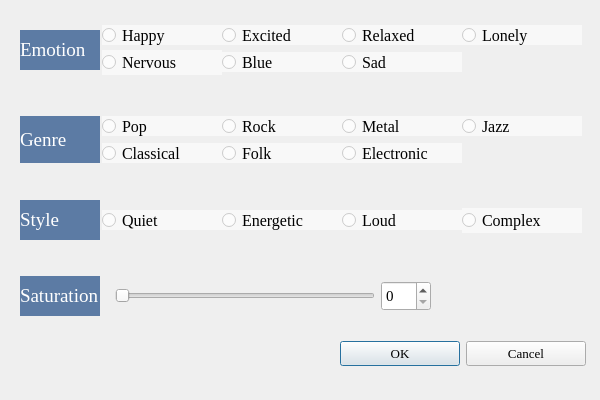
<?xml version="1.0" encoding="UTF-8"?>
<ui version="4.0">
 <class>advancedDialog</class>
 <widget class="QDialog" name="advancedDialog">
  <property name="geometry">
   <rect>
    <x>0</x>
    <y>0</y>
    <width>600</width>
    <height>400</height>
   </rect>
  </property>
  <property name="minimumSize">
   <size>
    <width>400</width>
    <height>300</height>
   </size>
  </property>
  <property name="baseSize">
   <size>
    <width>500</width>
    <height>500</height>
   </size>
  </property>
  <property name="font">
   <font>
    <family>Times New Roman</family>
    <pointsize>11</pointsize>
   </font>
  </property>
  <property name="windowTitle">
   <string>Dialog</string>
  </property>
  <property name="styleSheet">
   <string notr="true">#advancedDialog{border-image: url(:/music_mohu2.jpg);}</string>
  </property>
  <widget class="QWidget" name="gridLayoutWidget">
   <property name="geometry">
    <rect>
     <x>20</x>
     <y>20</y>
     <width>562</width>
     <height>61</height>
    </rect>
   </property>
   <layout class="QGridLayout" name="gridLayout">
    <property name="sizeConstraint">
     <enum>QLayout::SetDefaultConstraint</enum>
    </property>
    <property name="spacing">
     <number>0</number>
    </property>
    <item row="0" column="4">
     <widget class="QRadioButton" name="adlonelyButton">
      <property name="minimumSize">
       <size>
        <width>120</width>
        <height>20</height>
       </size>
      </property>
      <property name="maximumSize">
       <size>
        <width>120</width>
        <height>20</height>
       </size>
      </property>
      <property name="font">
       <font>
        <family>Times New Roman</family>
        <pointsize>12</pointsize>
       </font>
      </property>
      <property name="styleSheet">
       <string notr="true">background-color: rgba(255, 255, 255, 150);</string>
      </property>
      <property name="text">
       <string>Lonely</string>
      </property>
     </widget>
    </item>
    <item row="0" column="2">
     <widget class="QRadioButton" name="adexcitedButton">
      <property name="minimumSize">
       <size>
        <width>120</width>
        <height>20</height>
       </size>
      </property>
      <property name="maximumSize">
       <size>
        <width>120</width>
        <height>20</height>
       </size>
      </property>
      <property name="font">
       <font>
        <family>Times New Roman</family>
        <pointsize>12</pointsize>
       </font>
      </property>
      <property name="styleSheet">
       <string notr="true">background-color: rgba(255, 255, 255, 150);</string>
      </property>
      <property name="text">
       <string>Excited</string>
      </property>
     </widget>
    </item>
    <item row="0" column="1">
     <widget class="QRadioButton" name="adhappyButton">
      <property name="minimumSize">
       <size>
        <width>120</width>
        <height>20</height>
       </size>
      </property>
      <property name="maximumSize">
       <size>
        <width>120</width>
        <height>20</height>
       </size>
      </property>
      <property name="font">
       <font>
        <family>Times New Roman</family>
        <pointsize>12</pointsize>
        <weight>50</weight>
        <bold>false</bold>
       </font>
      </property>
      <property name="styleSheet">
       <string notr="true">background-color: rgba(255, 255, 255, 150);</string>
      </property>
      <property name="text">
       <string>Happy</string>
      </property>
     </widget>
    </item>
    <item row="0" column="0" rowspan="2" alignment="Qt::AlignLeft">
     <widget class="QLabel" name="label">
      <property name="minimumSize">
       <size>
        <width>80</width>
        <height>40</height>
       </size>
      </property>
      <property name="maximumSize">
       <size>
        <width>80</width>
        <height>40</height>
       </size>
      </property>
      <property name="font">
       <font>
        <family>Times New Roman</family>
        <pointsize>14</pointsize>
       </font>
      </property>
      <property name="styleSheet">
       <string notr="true">background-color: rgba(51, 91, 143, 200);
color: rgb(255, 255, 255);</string>
      </property>
      <property name="text">
       <string>Emotion</string>
      </property>
     </widget>
    </item>
    <item row="1" column="1">
     <widget class="QRadioButton" name="adnervousButton">
      <property name="minimumSize">
       <size>
        <width>120</width>
        <height>20</height>
       </size>
      </property>
      <property name="font">
       <font>
        <family>Times New Roman</family>
        <pointsize>12</pointsize>
       </font>
      </property>
      <property name="styleSheet">
       <string notr="true">background-color: rgba(255, 255, 255, 150);</string>
      </property>
      <property name="text">
       <string>Nervous</string>
      </property>
     </widget>
    </item>
    <item row="0" column="3">
     <widget class="QRadioButton" name="adrelaxedButton">
      <property name="minimumSize">
       <size>
        <width>120</width>
        <height>20</height>
       </size>
      </property>
      <property name="maximumSize">
       <size>
        <width>120</width>
        <height>20</height>
       </size>
      </property>
      <property name="font">
       <font>
        <family>Times New Roman</family>
        <pointsize>12</pointsize>
       </font>
      </property>
      <property name="styleSheet">
       <string notr="true">background-color: rgba(255, 255, 255, 150);</string>
      </property>
      <property name="text">
       <string>Relaxed</string>
      </property>
     </widget>
    </item>
    <item row="1" column="2">
     <widget class="QRadioButton" name="adblueButton">
      <property name="minimumSize">
       <size>
        <width>120</width>
        <height>20</height>
       </size>
      </property>
      <property name="maximumSize">
       <size>
        <width>120</width>
        <height>20</height>
       </size>
      </property>
      <property name="font">
       <font>
        <family>Times New Roman</family>
        <pointsize>12</pointsize>
       </font>
      </property>
      <property name="styleSheet">
       <string notr="true">background-color: rgba(255, 255, 255, 150);</string>
      </property>
      <property name="text">
       <string>Blue</string>
      </property>
     </widget>
    </item>
    <item row="1" column="3">
     <widget class="QRadioButton" name="adsadButton">
      <property name="minimumSize">
       <size>
        <width>120</width>
        <height>20</height>
       </size>
      </property>
      <property name="maximumSize">
       <size>
        <width>120</width>
        <height>20</height>
       </size>
      </property>
      <property name="font">
       <font>
        <family>Times New Roman</family>
        <pointsize>12</pointsize>
       </font>
      </property>
      <property name="styleSheet">
       <string notr="true">background-color: rgba(255, 255, 255, 150);</string>
      </property>
      <property name="text">
       <string>Sad</string>
      </property>
     </widget>
    </item>
   </layout>
  </widget>
  <widget class="QWidget" name="gridLayoutWidget_2">
   <property name="geometry">
    <rect>
     <x>20</x>
     <y>270</y>
     <width>561</width>
     <height>53</height>
    </rect>
   </property>
   <layout class="QGridLayout" name="gridLayout_2">
    <item row="0" column="2" rowspan="2">
     <widget class="QSpinBox" name="saturationspinBox">
      <property name="minimumSize">
       <size>
        <width>50</width>
        <height>30</height>
       </size>
      </property>
      <property name="maximumSize">
       <size>
        <width>50</width>
        <height>30</height>
       </size>
      </property>
     </widget>
    </item>
    <item row="0" column="1" rowspan="2">
     <widget class="QSlider" name="saturationSlider">
      <property name="minimumSize">
       <size>
        <width>260</width>
        <height>20</height>
       </size>
      </property>
      <property name="maximumSize">
       <size>
        <width>260</width>
        <height>20</height>
       </size>
      </property>
      <property name="orientation">
       <enum>Qt::Horizontal</enum>
      </property>
     </widget>
    </item>
    <item row="0" column="0" rowspan="2" alignment="Qt::AlignLeft">
     <widget class="QLabel" name="label_2">
      <property name="minimumSize">
       <size>
        <width>80</width>
        <height>40</height>
       </size>
      </property>
      <property name="maximumSize">
       <size>
        <width>80</width>
        <height>40</height>
       </size>
      </property>
      <property name="font">
       <font>
        <family>Times New Roman</family>
        <pointsize>14</pointsize>
       </font>
      </property>
      <property name="styleSheet">
       <string notr="true">background-color: rgba(51, 91, 143, 200);
color: rgb(255, 255, 255);</string>
      </property>
      <property name="text">
       <string>Saturation</string>
      </property>
     </widget>
    </item>
    <item row="0" column="3" rowspan="2">
     <spacer name="horizontalSpacer">
      <property name="orientation">
       <enum>Qt::Horizontal</enum>
      </property>
      <property name="sizeType">
       <enum>QSizePolicy::Fixed</enum>
      </property>
      <property name="sizeHint" stdset="0">
       <size>
        <width>150</width>
        <height>20</height>
       </size>
      </property>
     </spacer>
    </item>
   </layout>
  </widget>
  <widget class="QWidget" name="gridLayoutWidget_3">
   <property name="geometry">
    <rect>
     <x>20</x>
     <y>109</y>
     <width>562</width>
     <height>61</height>
    </rect>
   </property>
   <layout class="QGridLayout" name="gridLayout_3">
    <property name="spacing">
     <number>0</number>
    </property>
    <item row="1" column="3">
     <widget class="QRadioButton" name="electronicButton">
      <property name="minimumSize">
       <size>
        <width>120</width>
        <height>20</height>
       </size>
      </property>
      <property name="maximumSize">
       <size>
        <width>120</width>
        <height>20</height>
       </size>
      </property>
      <property name="font">
       <font>
        <family>Times New Roman</family>
        <pointsize>12</pointsize>
       </font>
      </property>
      <property name="styleSheet">
       <string notr="true">background-color: rgba(255, 255, 255, 150);</string>
      </property>
      <property name="text">
       <string>Electronic</string>
      </property>
     </widget>
    </item>
    <item row="1" column="2">
     <widget class="QRadioButton" name="folkButton">
      <property name="minimumSize">
       <size>
        <width>120</width>
        <height>20</height>
       </size>
      </property>
      <property name="maximumSize">
       <size>
        <width>120</width>
        <height>20</height>
       </size>
      </property>
      <property name="font">
       <font>
        <family>Times New Roman</family>
        <pointsize>12</pointsize>
       </font>
      </property>
      <property name="styleSheet">
       <string notr="true">background-color: rgba(255, 255, 255, 150);</string>
      </property>
      <property name="text">
       <string>Folk</string>
      </property>
     </widget>
    </item>
    <item row="0" column="4">
     <widget class="QRadioButton" name="jazzButton">
      <property name="minimumSize">
       <size>
        <width>120</width>
        <height>20</height>
       </size>
      </property>
      <property name="maximumSize">
       <size>
        <width>120</width>
        <height>20</height>
       </size>
      </property>
      <property name="font">
       <font>
        <family>Times New Roman</family>
        <pointsize>12</pointsize>
       </font>
      </property>
      <property name="styleSheet">
       <string notr="true">background-color: rgba(255, 255, 255, 150);</string>
      </property>
      <property name="text">
       <string>Jazz</string>
      </property>
     </widget>
    </item>
    <item row="0" column="1">
     <widget class="QRadioButton" name="popButton">
      <property name="minimumSize">
       <size>
        <width>120</width>
        <height>20</height>
       </size>
      </property>
      <property name="maximumSize">
       <size>
        <width>120</width>
        <height>20</height>
       </size>
      </property>
      <property name="font">
       <font>
        <family>Times New Roman</family>
        <pointsize>12</pointsize>
       </font>
      </property>
      <property name="styleSheet">
       <string notr="true">background-color: rgba(255, 255, 255, 150);</string>
      </property>
      <property name="text">
       <string>Pop</string>
      </property>
     </widget>
    </item>
    <item row="0" column="2">
     <widget class="QRadioButton" name="rockButton">
      <property name="minimumSize">
       <size>
        <width>120</width>
        <height>20</height>
       </size>
      </property>
      <property name="maximumSize">
       <size>
        <width>120</width>
        <height>20</height>
       </size>
      </property>
      <property name="font">
       <font>
        <family>Times New Roman</family>
        <pointsize>12</pointsize>
       </font>
      </property>
      <property name="styleSheet">
       <string notr="true">background-color: rgba(255, 255, 255, 150);</string>
      </property>
      <property name="text">
       <string>Rock</string>
      </property>
     </widget>
    </item>
    <item row="1" column="1">
     <widget class="QRadioButton" name="classicalButton">
      <property name="minimumSize">
       <size>
        <width>120</width>
        <height>20</height>
       </size>
      </property>
      <property name="maximumSize">
       <size>
        <width>120</width>
        <height>20</height>
       </size>
      </property>
      <property name="font">
       <font>
        <family>Times New Roman</family>
        <pointsize>12</pointsize>
        <weight>50</weight>
        <bold>false</bold>
       </font>
      </property>
      <property name="styleSheet">
       <string notr="true">background-color: rgba(255, 255, 255, 150);</string>
      </property>
      <property name="text">
       <string>Classical</string>
      </property>
     </widget>
    </item>
    <item row="0" column="0" rowspan="2" alignment="Qt::AlignLeft">
     <widget class="QLabel" name="label_3">
      <property name="minimumSize">
       <size>
        <width>80</width>
        <height>40</height>
       </size>
      </property>
      <property name="font">
       <font>
        <family>Times New Roman</family>
        <pointsize>14</pointsize>
       </font>
      </property>
      <property name="styleSheet">
       <string notr="true">background-color: rgba(51, 91, 143, 200);
color: rgb(255, 255, 255);</string>
      </property>
      <property name="text">
       <string>Genre</string>
      </property>
     </widget>
    </item>
    <item row="0" column="3">
     <widget class="QRadioButton" name="metalButton">
      <property name="minimumSize">
       <size>
        <width>120</width>
        <height>20</height>
       </size>
      </property>
      <property name="maximumSize">
       <size>
        <width>120</width>
        <height>20</height>
       </size>
      </property>
      <property name="font">
       <font>
        <family>Times New Roman</family>
        <pointsize>12</pointsize>
       </font>
      </property>
      <property name="styleSheet">
       <string notr="true">background-color: rgba(255, 255, 255, 150);</string>
      </property>
      <property name="text">
       <string>Metal</string>
      </property>
     </widget>
    </item>
   </layout>
  </widget>
  <widget class="QWidget" name="gridLayoutWidget_4">
   <property name="geometry">
    <rect>
     <x>20</x>
     <y>190</y>
     <width>562</width>
     <height>61</height>
    </rect>
   </property>
   <layout class="QGridLayout" name="gridLayout_4">
    <property name="spacing">
     <number>0</number>
    </property>
    <item row="0" column="0" rowspan="2" alignment="Qt::AlignLeft">
     <widget class="QLabel" name="label_4">
      <property name="minimumSize">
       <size>
        <width>80</width>
        <height>40</height>
       </size>
      </property>
      <property name="maximumSize">
       <size>
        <width>80</width>
        <height>40</height>
       </size>
      </property>
      <property name="font">
       <font>
        <family>Times New Roman</family>
        <pointsize>14</pointsize>
       </font>
      </property>
      <property name="styleSheet">
       <string notr="true">background-color: rgba(51, 91, 143, 200);
color: rgb(255, 255, 255);
</string>
      </property>
      <property name="text">
       <string>Style</string>
      </property>
     </widget>
    </item>
    <item row="0" column="3" rowspan="2">
     <widget class="QRadioButton" name="loudButton">
      <property name="minimumSize">
       <size>
        <width>120</width>
        <height>20</height>
       </size>
      </property>
      <property name="maximumSize">
       <size>
        <width>120</width>
        <height>20</height>
       </size>
      </property>
      <property name="font">
       <font>
        <family>Times New Roman</family>
        <pointsize>12</pointsize>
       </font>
      </property>
      <property name="styleSheet">
       <string notr="true">background-color: rgba(255, 255, 255, 150);</string>
      </property>
      <property name="text">
       <string>Loud</string>
      </property>
     </widget>
    </item>
    <item row="0" column="2" rowspan="2">
     <widget class="QRadioButton" name="energeticButton">
      <property name="minimumSize">
       <size>
        <width>120</width>
        <height>20</height>
       </size>
      </property>
      <property name="maximumSize">
       <size>
        <width>120</width>
        <height>20</height>
       </size>
      </property>
      <property name="font">
       <font>
        <family>Times New Roman</family>
        <pointsize>12</pointsize>
       </font>
      </property>
      <property name="styleSheet">
       <string notr="true">background-color: rgba(255, 255, 255, 150);</string>
      </property>
      <property name="text">
       <string>Energetic</string>
      </property>
     </widget>
    </item>
    <item row="0" column="4" rowspan="2">
     <widget class="QRadioButton" name="complexButton">
      <property name="minimumSize">
       <size>
        <width>120</width>
        <height>20</height>
       </size>
      </property>
      <property name="font">
       <font>
        <family>Times New Roman</family>
        <pointsize>12</pointsize>
       </font>
      </property>
      <property name="styleSheet">
       <string notr="true">background-color: rgba(255, 255, 255, 150);</string>
      </property>
      <property name="text">
       <string>Complex</string>
      </property>
     </widget>
    </item>
    <item row="0" column="1" rowspan="2">
     <widget class="QRadioButton" name="quietButton">
      <property name="minimumSize">
       <size>
        <width>120</width>
        <height>20</height>
       </size>
      </property>
      <property name="maximumSize">
       <size>
        <width>120</width>
        <height>20</height>
       </size>
      </property>
      <property name="font">
       <font>
        <family>Times New Roman</family>
        <pointsize>12</pointsize>
       </font>
      </property>
      <property name="styleSheet">
       <string notr="true">background-color: rgba(255, 255, 255, 150);</string>
      </property>
      <property name="text">
       <string>Quiet</string>
      </property>
     </widget>
    </item>
   </layout>
  </widget>
  <widget class="QWidget" name="layoutWidget">
   <property name="geometry">
    <rect>
     <x>340</x>
     <y>340</y>
     <width>248</width>
     <height>27</height>
    </rect>
   </property>
   <layout class="QHBoxLayout" name="horizontalLayout">
    <item>
     <widget class="QPushButton" name="adokButton">
      <property name="minimumSize">
       <size>
        <width>120</width>
        <height>25</height>
       </size>
      </property>
      <property name="maximumSize">
       <size>
        <width>120</width>
        <height>25</height>
       </size>
      </property>
      <property name="font">
       <font>
        <family>Times New Roman</family>
        <pointsize>10</pointsize>
       </font>
      </property>
      <property name="text">
       <string>OK</string>
      </property>
     </widget>
    </item>
    <item>
     <widget class="QPushButton" name="adcancelButton">
      <property name="minimumSize">
       <size>
        <width>120</width>
        <height>25</height>
       </size>
      </property>
      <property name="maximumSize">
       <size>
        <width>120</width>
        <height>25</height>
       </size>
      </property>
      <property name="font">
       <font>
        <family>Times New Roman</family>
        <pointsize>10</pointsize>
       </font>
      </property>
      <property name="text">
       <string>Cancel</string>
      </property>
     </widget>
    </item>
   </layout>
  </widget>
 </widget>
 <resources/>
 <connections>
  <connection>
   <sender>saturationSlider</sender>
   <signal>valueChanged(int)</signal>
   <receiver>saturationspinBox</receiver>
   <slot>setValue(int)</slot>
   <hints>
    <hint type="sourcelabel">
     <x>319</x>
     <y>293</y>
    </hint>
    <hint type="destinationlabel">
     <x>423</x>
     <y>292</y>
    </hint>
   </hints>
  </connection>
  <connection>
   <sender>saturationspinBox</sender>
   <signal>valueChanged(int)</signal>
   <receiver>saturationSlider</receiver>
   <slot>setValue(int)</slot>
   <hints>
    <hint type="sourcelabel">
     <x>403</x>
     <y>302</y>
    </hint>
    <hint type="destinationlabel">
     <x>319</x>
     <y>298</y>
    </hint>
   </hints>
  </connection>
 </connections>
</ui>
